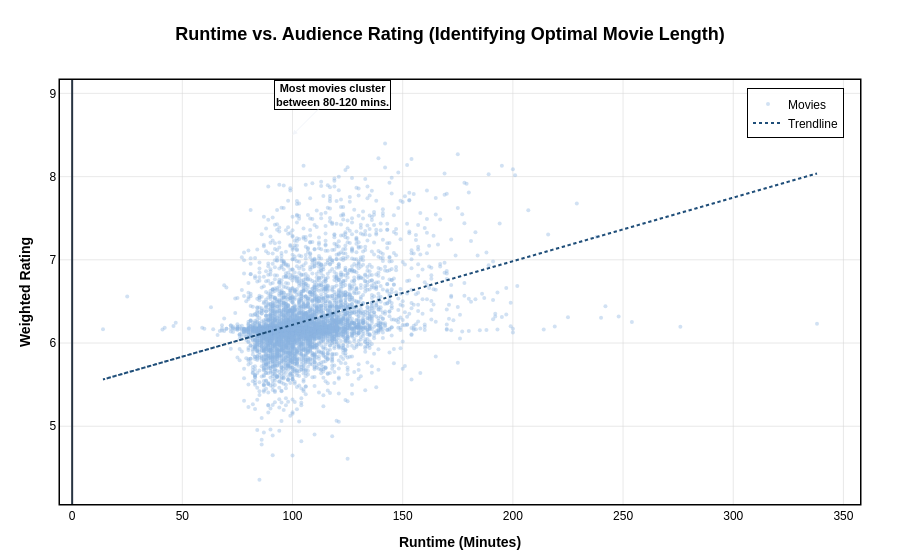

The code cell stored with this chart in its notebook:
### Markdown cell above
## 7. Scatter Plot: Runtime vs. Audience Rating

**Objective:** To identify the "optimal" runtime for a motion picture that maximizes audience reception. By mapping movie duration against weighted ratings, this analysis helps studios understand whether film length significantly correlates with audience satisfaction or if there is a "sweet spot" where engagement peaks.

**Visual Strategy:**
* **Density & Overplotting:** Given the thousands of data points, we utilize alpha transparency and reduced marker sizes. This prevents visual clutter (overplotting) and allows us to clearly see the density cluster where most films reside.
* **Trend Identification:** A linear regression trendline is plotted to capture the general relationship between runtime and rating, helping to visualize if longer films generally receive higher or lower ratings compared to their shorter counterparts.
* **Contextual Annotation:** A highlighted "cluster zone" calls out the industry standard runtime, providing an immediate reference point for stakeholders.

### Code cell
# 1. Data Preparation for Trendline
# Filter valid data points to ensure trendline calculation is accurate
df_scatter = df.dropna(subset=['runtime', 'weighted_rating']).copy()
# Filter out extreme outliers for better visualization if needed, or keep all
x = df_scatter['runtime']
y = df_scatter['weighted_rating']

# Calculate linear regression (y = mx + b)
m, b = np.polyfit(x, y, 1)

# 2. Build Plotly Chart
fig = go.Figure()

# Scatter Trace (Reduced size, transparency for density)
fig.add_trace(go.Scatter(
    x=x, y=y,
    mode='markers',
    name='Movies',
    marker=dict(
        color='#8CB4E2',  # Light Blue
        size=4,           # Smaller markers to reduce overplotting
        opacity=0.4,      # Transparency to show density
    ),
    text=df_scatter['title'],
    hovertemplate="<b>%{text}</b><br>Runtime: %{x} min<br>Rating: %{y:.1f}<extra></extra>"
))

# Trendline Trace
fig.add_trace(go.Scatter(
    x=x, y=m*x + b,
    mode='lines',
    name='Trendline',
    line=dict(color='#1F4E79', width=2, dash='dot') # Dark blue, subtle
))

# 3. Layout & Styling
fig.update_layout(
    title=dict(
        text="<b>Runtime vs. Audience Rating (Identifying Optimal Movie Length)</b>",
        font=dict(color='black', size=18),
        x=0.5
    ),
    plot_bgcolor='white',
    paper_bgcolor='white',

    # Legend settings
    legend=dict(
        yanchor="top", y=0.98,
        xanchor="right", x=0.98,
        bgcolor='rgba(255, 255, 255, 0.9)',
        bordercolor='black', borderwidth=1
    ),

    # X-Axis configuration
    xaxis=dict(
        title="<b>Runtime (Minutes)</b>",
        color='black',
        showgrid=True, gridcolor='rgba(211, 211, 211, 0.5)',
        showline=True, linecolor='black', linewidth=1.5, mirror=True
    ),

    # Y-Axis configuration
    yaxis=dict(
        title="<b>Weighted Rating</b>",
        color='black',
        showgrid=True, gridcolor='rgba(211, 211, 211, 0.5)',
        showline=True, linecolor='black', linewidth=1.5, mirror=True
    ),

    margin=dict(t=80, b=50, l=60, r=40),
    font=dict(color='black', family='Arial')
)

# 4. Annotation
fig.add_annotation(
    x=100, y=8.5, # Adjust based on data distribution
    text="<b>Most movies cluster<br>between 80-120 mins.</b>",
    showarrow=True,
    arrowhead=2,
    ax=40, ay=-40,
    bgcolor="rgba(255, 255, 255, 0.9)",
    bordercolor="black",
    borderwidth=1,
    font=dict(size=11, color="black")
)

fig.show()

### Figure 1 — Plotly figure (JSON) as saved in the notebook; plotly's stock layout.template omitted (floating-point values rounded to 4 significant figures; data arrays with more than 128 entries replaced by an {"elided": "..."} marker saying what was removed)
{"data": [{"hovertemplate": "<b>%{text}</b><br>Runtime: %{x} min<br>Rating: %{y:.1f}<extra></extra>", "marker": {"color": "#8CB4E2", "opacity": 0.4, "size": 4}, "mode": "markers", "name": "Movies", "text": {"elided": "4800 str values"}, "x": {"elided": "4800 float values"}, "y": {"elided": "4800 float values"}, "type": "scatter"}, {"line": {"color": "#1F4E79", "dash": "dot", "width": 2}, "mode": "lines", "name": "Trendline", "x": {"elided": "4800 float values"}, "y": {"elided": "4800 float values"}, "type": "scatter"}], "layout": {"title": {"font": {"color": "black", "size": 18}, "text": "<b>Runtime vs. Audience Rating (Identifying Optimal Movie Length)</b>", "x": 0.5}, "legend": {"yanchor": "top", "y": 0.98, "xanchor": "right", "x": 0.98, "bgcolor": "rgba(255, 255, 255, 0.9)", "bordercolor": "black", "borderwidth": 1}, "xaxis": {"title": {"text": "<b>Runtime (Minutes)</b>"}, "color": "black", "showgrid": true, "gridcolor": "rgba(211, 211, 211, 0.5)", "showline": true, "linecolor": "black", "linewidth": 1.5, "mirror": true}, "yaxis": {"title": {"text": "<b>Weighted Rating</b>"}, "color": "black", "showgrid": true, "gridcolor": "rgba(211, 211, 211, 0.5)", "showline": true, "linecolor": "black", "linewidth": 1.5, "mirror": true}, "margin": {"t": 80, "b": 50, "l": 60, "r": 40}, "font": {"color": "black", "family": "Arial"}, "plot_bgcolor": "white", "paper_bgcolor": "white", "annotations": [{"arrowhead": 2, "ax": 40, "ay": -40, "bgcolor": "rgba(255, 255, 255, 0.9)", "bordercolor": "black", "borderwidth": 1, "font": {"color": "black", "size": 11}, "showarrow": true, "text": "<b>Most movies cluster<br>between 80-120 mins.</b>", "x": 100, "y": 8.5}]}}
